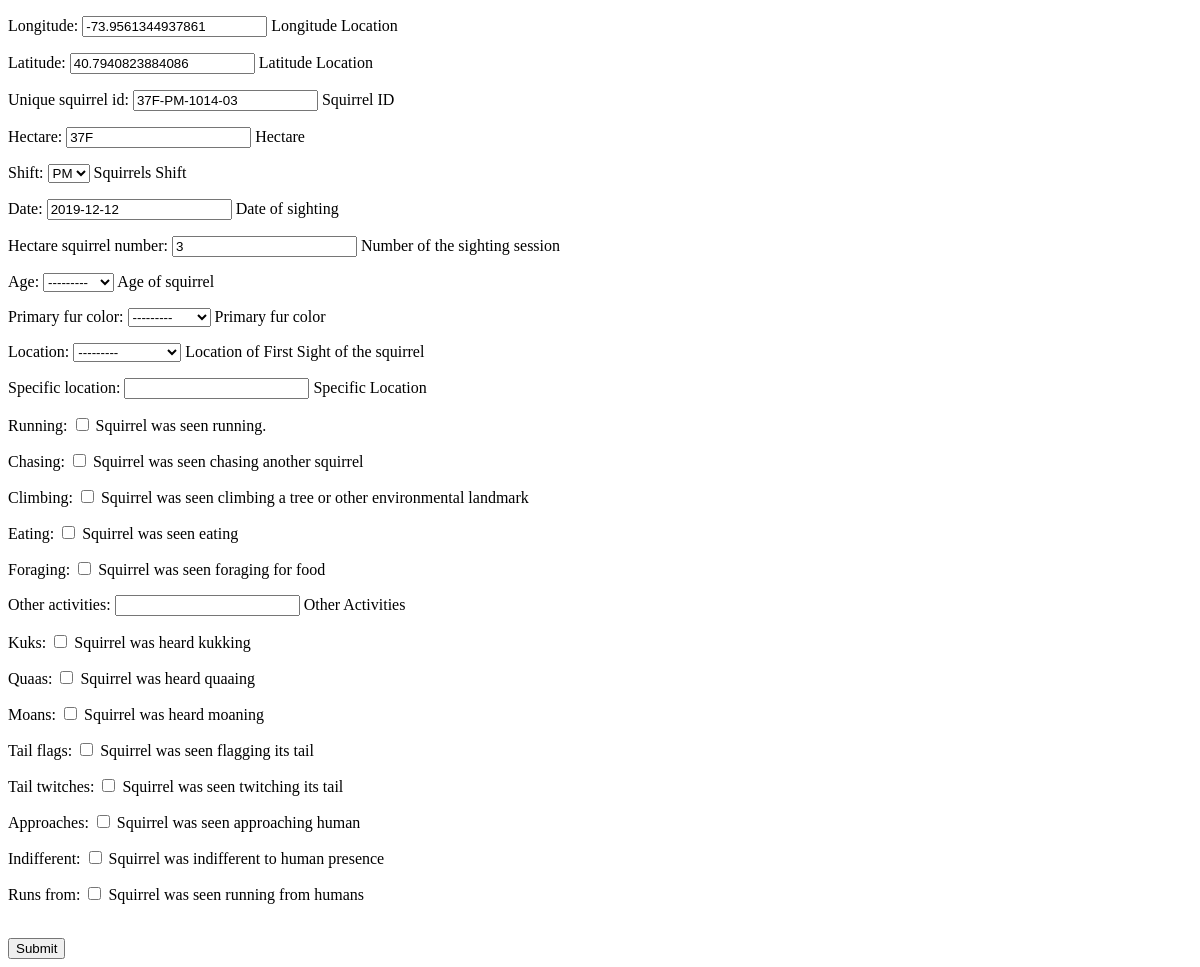
Before: /sightings/1/ with the older database file.
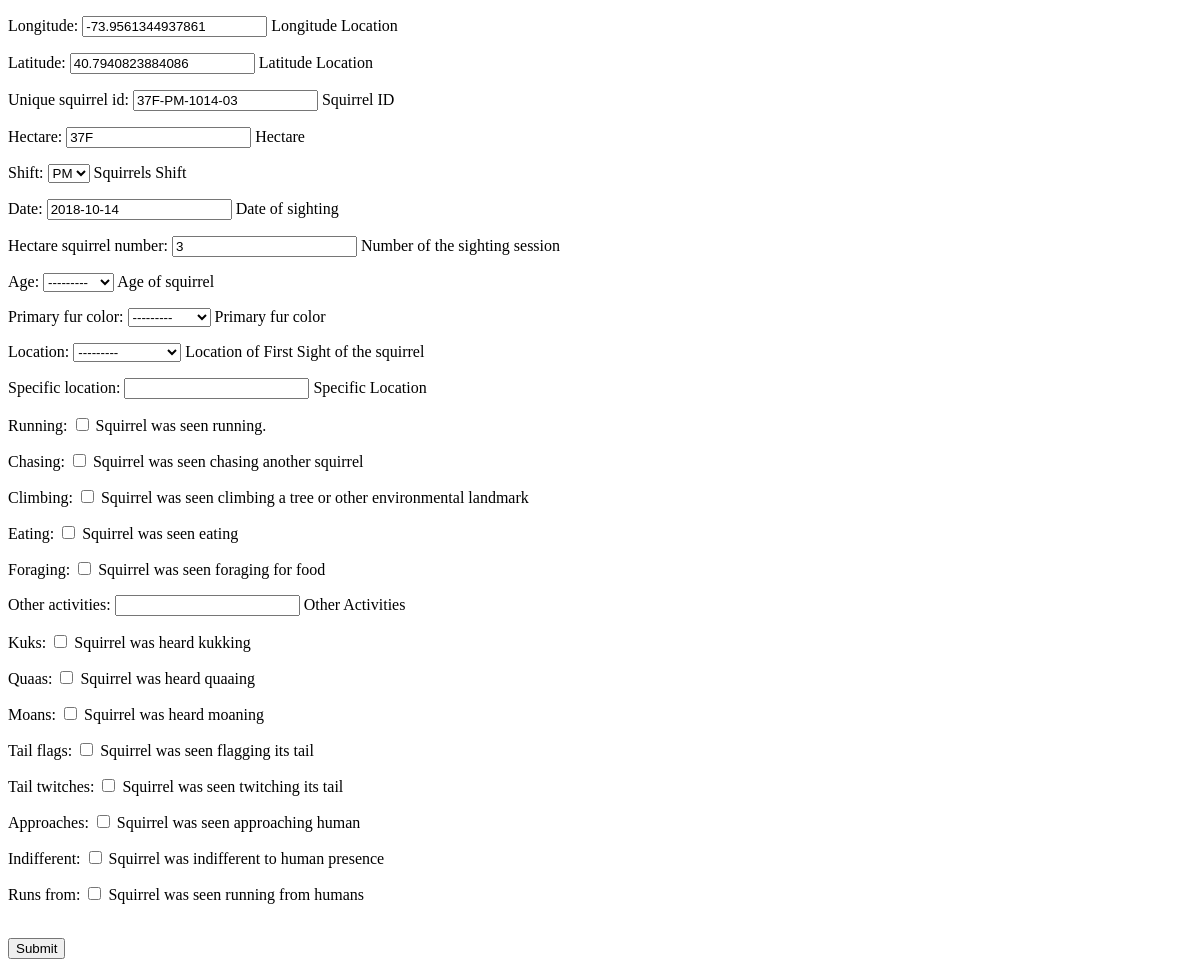
After: the same page with the newer database file.
### tracking/models.py (models this page shows, shortened)
class Squirrel(models.Model):
    longitude = models.DecimalField(
            help_text = _('Longitude Location'),
            max_digits=15,
            decimal_places=13,
    )
    latitude = models.DecimalField(
            help_text = _('Latitude Location'),
            max_digits=15,
            decimal_places=13,
    )
    unique_squirrel_id = models.CharField(
            help_text = _('Squirrel ID'),
            max_length=100,
    )
    hectare = models.CharField(
            help_text = _('Hectare'),
            max_length=100,
    )
    PM = 'pm'
    AM = 'am'
    OTHER=''
    SHIFT_CHOICES = (
        (PM, 'PM'),
        (AM, 'PM'),
        (OTHER, ''),
    )
    shift = models.CharField(
            help_text = _('Squirrels Shift'),
            max_length=2,
            choices=SHIFT_CHOICES,
            default=OTHER,
    )
    date = models.DateField(
        help_text=_('Date of sighting'),
    )
    hectare_squirrel_number = models.IntegerField(\
            help_text = _('Number of the sighting session'),
    )
    ADULT = 'adult'
    JUVENILE = 'juvenile'
    AGE_CHOICES = (
        (ADULT, 'Adult'),
        (JUVENILE, 'Juvenile'),
    )
    age = models.CharField(
            help_text = _('Age of squirrel'),
            max_length=10,
            choices=AGE_CHOICES,
    )
    CINNAMON = 'cinnamon'
    WHITE = 'white'
    BLACK = 'balck'\
    PRIMARY_FUR_COLOR_CHOICES = (
        (CINNAMON, 'Cinnamon'),
        (WHITE, 'White'),
        (BLACK, 'Black'),
    )
    primary_fur_color = models.CharField(
            help_text = _('Primary fur color'),
            max_length=20,
            choices=PRIMARY_FUR_COLOR_CHOICES,
    )
    ABOVE_GROUND = 'above ground'
    GROUND_PLANE = 'ground plane'
    LOCATION_CHOICES = (
        (ABOVE_GROUND, 'Above Ground'),
        (GROUND_PLANE, 'Ground Plane'),
    )
    location = models.CharField(
            help_text = _('Location of First Sight of the squirrel'),
            max_length=20,
            choices= LOCATION_CHOICES,
    )
    specific_location = models.CharField(
            help_text = _('Specific Location'),
            max_length=100,
    )
    running = models.BooleanField(
            help_text = _('Squirrel was seen running.'),
            default=False,
    )
    chasing = models.BooleanField(
            help_text = _('Squirrel was seen chasing another squirrel'),
            default=False,
    )
    climbing = models.BooleanField(
            help_text = _('Squirrel was seen climbing a tree or other environmental landmark'),
            default=False,
    )
    eating = models.BooleanField(
            help_text = _('Squirrel was seen eating'),
            default=False,
    )
    foraging = models.BooleanField(
            help_text = _('Squirrel was seen foraging for food'),
            default=False,
    )
    other_activities = models.CharField(
            help_text = _('Other Activities'),
            max_length=100,
    )
    kuks = models.BooleanField(
            help_text = _('Squirrel was heard kukking'),
            default=False,
    )
    quaas = models.BooleanField(
            help_text = _('Squirrel was heard quaaing'),
            default=False,
    )
    moans = models.BooleanField(
            help_text = _('Squirrel was heard moaning'),
            default=False,
    )
    tail_flags = models.BooleanField(
            help_text = _('Squirrel was seen flagging its tail'),
            default=False,
    )
    tail_twitches = models.BooleanField(
            help_text = _('Squirrel was seen twitching its tail'),
            default=False,
    )
    approaches = models.BooleanField(
            help_text = _('Squirrel was seen approaching human'),
            default=False,
    )
    indifferent = models.BooleanField(
            help_text = _('Squirrel was indifferent to human presence'),
            default=False,
    )
    runs_from = models.BooleanField(
            help_text = _('Squirrel was seen running from humans'),
            default=False,
    )

### tracking/views.py (the view)
# urls.py: path('<int:unique_squirrel_id>/', views.update_squirrel),
def update_squirrel(request, unique_squirrel_id):
    squirrel = Squirrel.objects.get(id=unique_squirrel_id)
    if request.method == 'POST':
       form = SquirrelForm(request.POST, instance=squirrel)
       if form.is_valid():
           form.save()
           return redirect(f'/tracking/{unique_squirrel_id}')
    else:
        form = SquirrelForm(instance=squirrel)
    context = {
        'form': form,
    }
    return render(request,'tracking/edit.html', context)

### tracking/forms.py
class SquirrelForm(ModelForm):
    class Meta:
        model = Squirrel
        fields = '__all__'

### tracking/templates/tracking/edit.html (shortened to what this page needs)
<!doctype html>
<html>
  <body>
    <form method="post">
      {{ form.as_p }}
      <br>
      <input type="submit" name="Submit">
    </form>
  </body>
</html>

Changed rows visible on the page:
changed Squirrel "37F-PM-1014-03": date "2019-12-12" → "2018-10-14"
